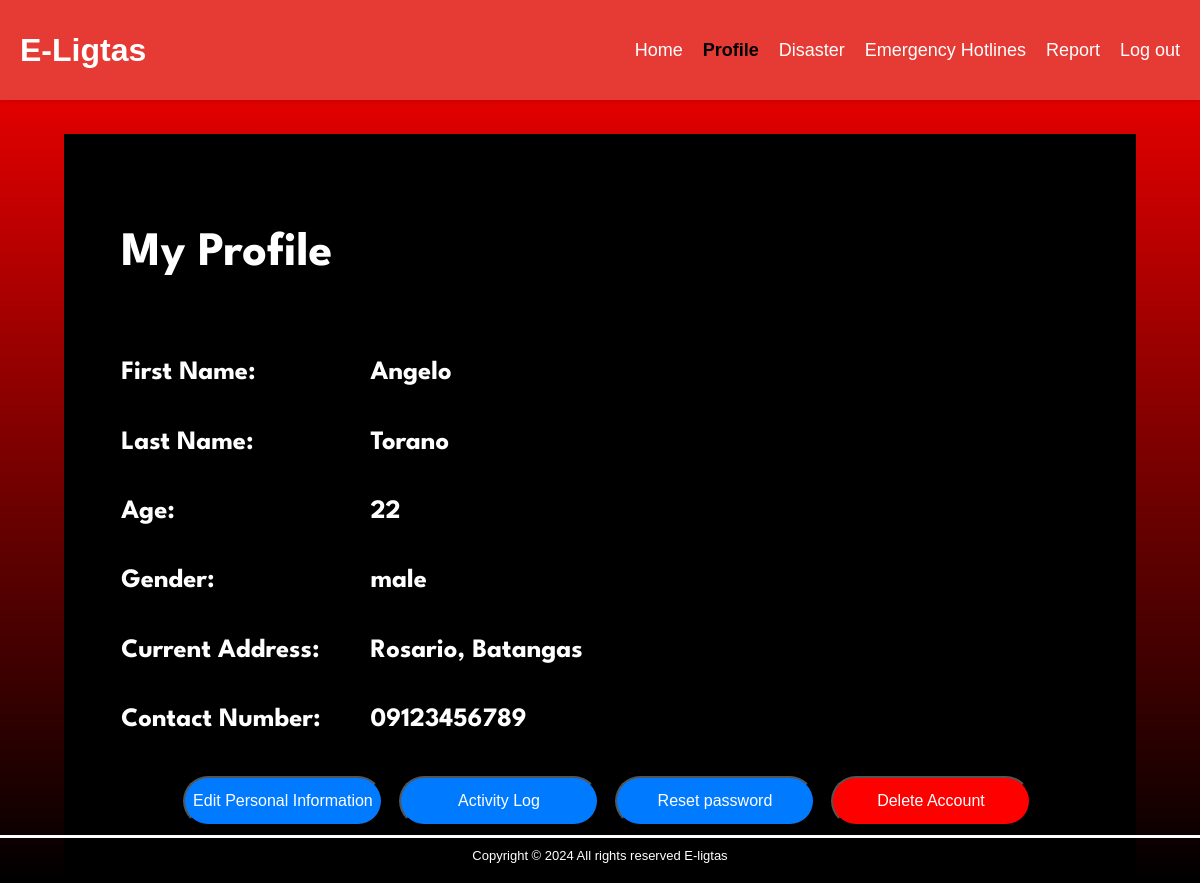
/studentProfile.php (signed in), run on the app's committed database.
### tables this page shows
CREATE TABLE `studentinfo` (
  `studentID` int(11) NOT NULL,
  `srCode` varchar(10) NOT NULL,
  `firstName` varchar(30) NOT NULL,
  `lastName` varchar(30) NOT NULL,
  `address` varchar(100) NOT NULL,
  `age` int(11) NOT NULL,
  `gender` varchar(10) NOT NULL,
  `pass` varchar(250) NOT NULL,
  `srCodeID` int(11) NOT NULL,
  `contactNumber` varchar(15) NOT NULL
);

### studentProfile.php (the view, shortened to what this page needs)
<?php
include 'db.php';
$srCode = isset($_SESSION['srCode']) ? $_SESSION['srCode'] : "";
$firstName = "";
$lastName = "";
$age = 0;
$gender = "";
$address = "";
$contactNumber = "";
if (!empty($srCode)) {
    $sql = "SELECT * FROM studentinfo WHERE srCode = '$srCode'";
    $result = mysqli_query($conn, $sql);
    if ($result && mysqli_num_rows($result) > 0) {
        $row = mysqli_fetch_assoc($result);
        $firstName = $row['firstName'];
        $lastName = $row['lastName'];
        $age = $row['age'];
        $gender = $row['gender'];
        $address = $row['address'];
        $contactNumber = $row['contactNumber'];
    } else {
        $errorMessage = "Error fetching profile data.";
    }
}
?>
<!DOCTYPE html>
<html lang="en">
<head>
    <link rel="stylesheet" href="style/studentProfile.css">
</head>
<body>
<section>
    <nav class="navbar">
        <div class="navbar-brand-container" style="gap: 1rem;">
            <a class="navbar-brand" style="font-size: xx-large;" href="#">E-Ligtas</a>
        </div>
        <ul class="navbar-nav">
            <li class="nav-item">
                <a class="nav-link"  href="studentDashboard.html">Home</a>
            </li>
            <li class="nav-item">
                <a class="nav-link active"  href="studentProfile.html">Profile</a>
            </li>
            <li class="nav-item">
                <a class="nav-link"  aria-current="page" href="disaster.html">Disaster</a>
            </li>
            <li class="nav-item">
                <a class="nav-link " href="hotline.html">Emergency Hotlines</a>
            </li>
            <li class="nav-item">
                <a class="nav-link" href="report.html">Report</a>
            </li>
            <li class="nav-item">
                <a class="nav-link" href="index.php" onclick="return confirmLogout()">Log out</a>
            </li>
        </ul>
    </nav>
</section>
<section>
    <div class="profile">
        <div style="margin: 3%; padding: 5%; background-color: black;">
            <h1>My Profile</h1>
            <div style="display: flex; gap: 50px;">
                <div>
                    <h5>First Name:     </h5>
                    <h5>Last Name:      </h5>
                    <h5>Age:            </h5>
                    <h5>Gender:         </h5>
                    <h5>Current Address:</h5>
                    <h5>Contact Number: </h5>
                </div>
                <div>
                    <h5><?php echo htmlspecialchars($firstName); ?></h5>
                    <h5><?php echo htmlspecialchars($lastName); ?></h5>
                    <h5><?php echo htmlspecialchars($age); ?></h5>
                    <h5><?php echo htmlspecialchars($gender); ?></h5>
                    <h5><?php echo htmlspecialchars($address); ?></h5>
                    <h5><?php echo htmlspecialchars($contactNumber); ?></h5>
                </div>
            </div>
            <div style="display: flex; justify-content: flex-end; gap: 1rem; margin-right: 5%;">
                <button class="btn-profile">Edit Personal Information</button>
                <button class="btn-profile">Activity Log</button>
                <button class="btn-profile">Reset password</button>
                <form action="deleteStudentAccount.php">
                    <button class="btn-delete" >Delete Account</button>
                </form>
            </div>
        </div>
    </div>
</section>
<center>
    <footer class="footer">
        <hr style="height: 0.2rem; background-color: rgb(253, 253, 253); width: 100%; border: none; margin: auto;"/>
        <p style="color: rgb(255, 255, 255); margin: 10px 0; font-size: small;">
            Copyright &copy; 2024 All rights reserved E-ligtas
        </p>
    </footer>
</center>
</body>
</html>

### style/studentProfile.css (style rules this page uses)
html, body { margin: 0; height: 100%; }
body { margin: 0; background: linear-gradient(to bottom, red, black); background-size: cover; background-position: center; background-repeat: no-repeat; background-attachment: fixed; font-family: Arial, Helvetica, sans-serif; }
.navbar { font-size: .2rem; color: #ffffff; height: 5rem; display: flex; justify-content: space-between; align-items: center; background-color: #e63a34; padding: 10px 20px; box-shadow: 0 2px 4px rgba(0, 0, 0, 0.1); }
.navbar-brand-container { display: flex; align-items: center; }
.navbar-brand { font-weight: bold; font-size: .5rem; color: #ffffff; text-decoration: none; }
.navbar-nav { list-style: none; margin: 0; padding: 0; display: flex; }
.nav-item { margin-left: 20px; }
.nav-link { font-size: large; color: #ffffff; position: relative; text-decoration: none; color: inherit; transition: background-color 0.3s ease, color 0.3s ease; }
.nav-link::after { content: ''; display: block; height: 2px; background-color: currentColor; position: absolute; left: 0; bottom: -5px; width: 0; transition: width 0.3s ease; }
.nav-link.active { color: black; font-weight: bold; border-radius: 5px; }
.btn-profile { background-color: #007bff; color: white; font-size: medium; height: 50px; width: 200px; border-radius: 50px; padding: 5px; display: flex; text-align: center; justify-content: center; align-items: center; cursor: pointer; }
.btn-delete { background-color: #ff0000; color: white; font-size: medium; height: 50px; width: 200px; border-radius: 50px; padding: 5px; display: flex; text-align: center; justify-content: center; align-items: center; cursor: pointer; }
.profile { margin: 30px; font-family: 'League Spartan'; font-size: xx-large; color: white; }
.footer { color: white; text-align: center; padding: 10px 0; position: fixed; left: 0; bottom: 0; width: 100%; }

### data on the page
studentinfo: firstName "Angelo", lastName "Torano", age "22", gender "male", address "Rosario, Batangas", contactNumber "09123456789"
